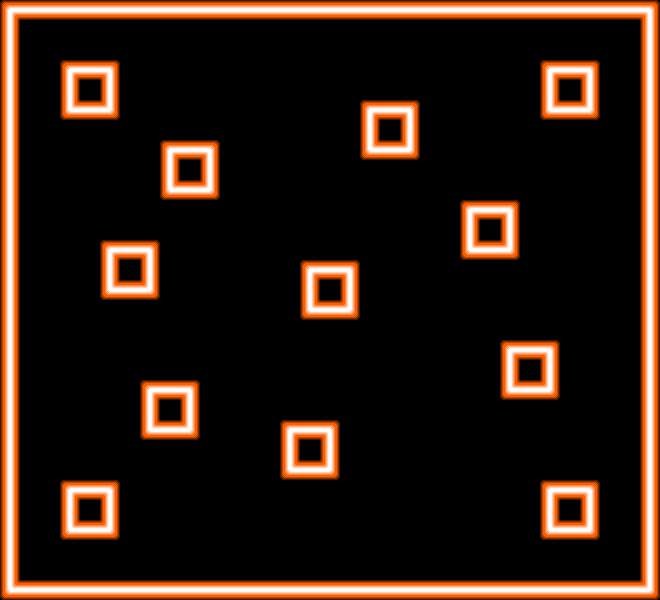

The image is a tile-based game level rendered from a .tmx file. Its description and source (layers, tilesets, objects; grid data summarised) follow:
An orthogonal 33x30 tile map with 20x20 px tiles, 3 tile layers (edge, map, invisible).

<map version="1.0" tiledversion="1.1.4" orientation="orthogonal" renderorder="left-up" width="33" height="30" tilewidth="20" tileheight="20" infinite="0" nextobjectid="1">
 <tileset firstgid="1" source="tileset.tsx" />
 <layer name="edge" width="33" height="30">
  <data>[990 cells, 122 non-empty, 6 distinct tile ids]</data>
 </layer>
 <layer name="map" width="33" height="30">
  <data>[990 cells, 96 non-empty, 6 distinct tile ids]</data>
 </layer>
 <layer name="invisible" width="33" height="30" opacity="0">
  <data>[990 cells, 12 non-empty, 1 distinct tile ids]</data>
 </layer>
</map>